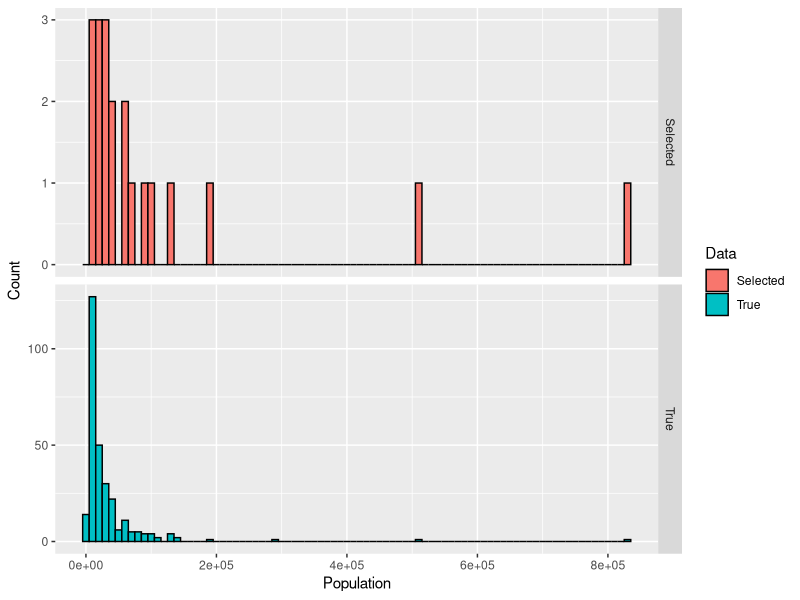
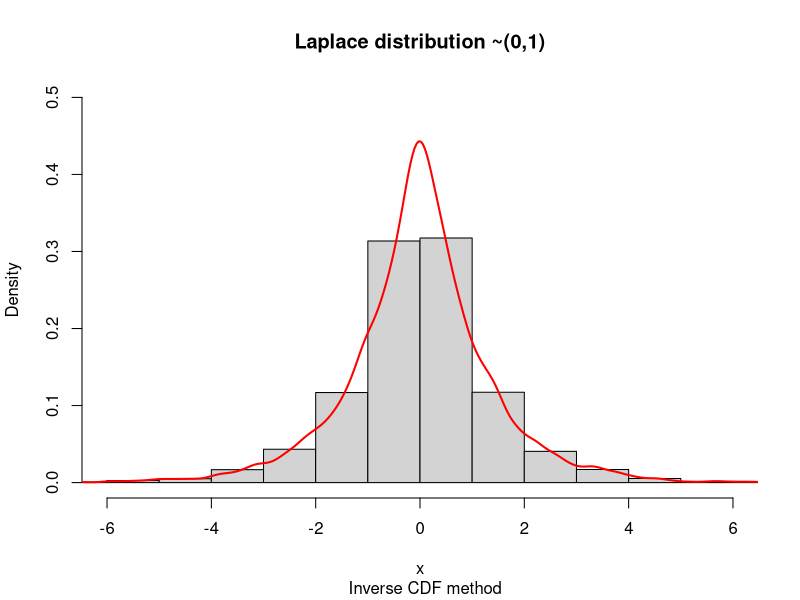
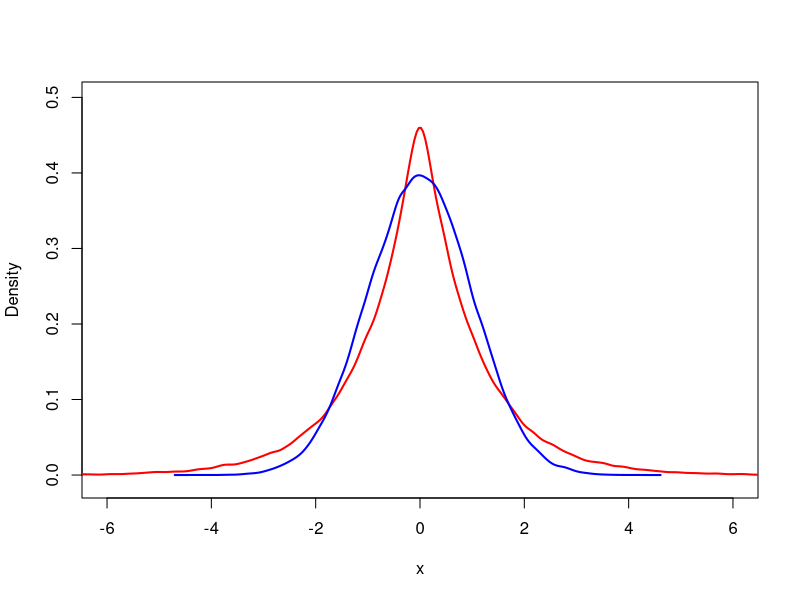
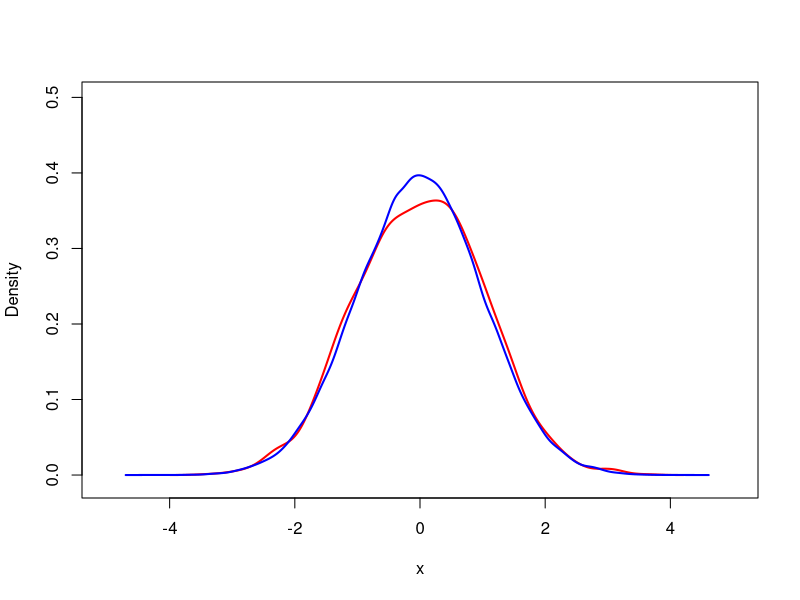
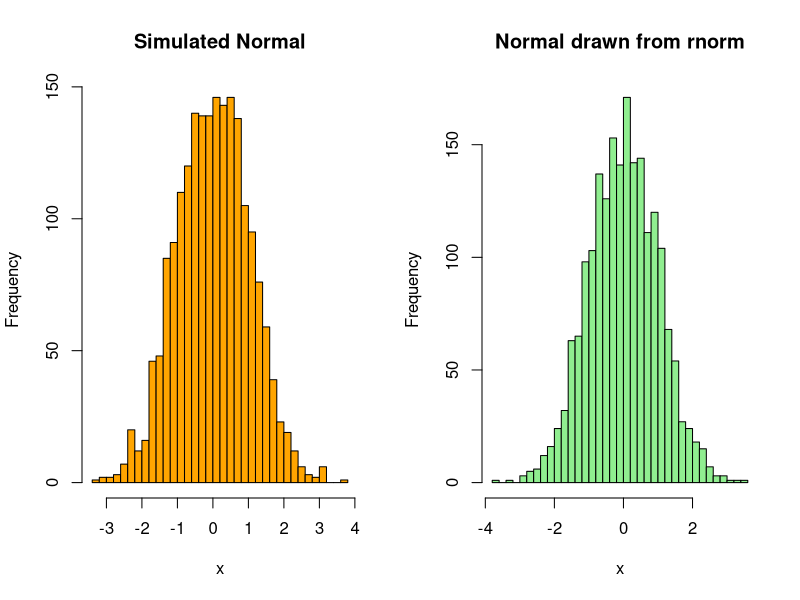

Write R code to recreate these figures, in order.
## ---- chunk 1
knitr::opts_chunk$set(echo = TRUE)
## ---- chunk 2
pop <- read.csv2("../data/population.csv", encoding = "latin1")
## ---- chunk 3
cityUnif <- function(data){
    data$prob <- data$Population / sum(data$Population)
    data$cumprob <- cumsum(data$prob)
    return(which.min(data$cumprob < runif(1)))
}
## ---- chunk 4
n <- 20

rmpop <- pop
selpop <-  data.frame()

set.seed(123456)

for (i in 1:n) {
    popidx <- cityUnif(rmpop)
    selpop <- rbind(selpop, rmpop[popidx,])
    rmpop <- rmpop[-popidx,]
}
## ---- chunk 5
print(paste(as.character(selpop$Municipality),":",selpop$Population))
## ---- chunk 6
library(ggplot2)

true_pop <- data.frame(pop=pop$Population)
picked_pop <- data.frame(pop=selpop$Population)

true_pop$data <- "True"
picked_pop$data <- "Selected"

plot_data <- rbind(true_pop, picked_pop)

ggplot(plot_data, aes(pop, fill=data)) +
    geom_histogram(color="black", binwidth=10000) +
    facet_grid(data ~ ., scales="free_y") +
    xlab("Population") + ylab("Count") +
    labs(fill="Data")
## ---- chunk 7
invLap <- function(){
    rng <- runif(1)

    if(rng > 0.5) {
        return(-log(2 - 2 * rng) )
    } else {
        return(log(2 * rng))
    }
}
## ---- chunk 8
plotdata <- sapply(1:10000,FUN = function(x) invLap())

hist(plotdata, prob = TRUE, ylim = c(0,0.5), xlim = c(-6,6),
     xlab = "x", main = "Laplace distribution ~(0,1)",
     sub = "  Inverse CDF method", breaks = 20)
lines(density(plotdata), col = "red", lwd = 2)
## ---- chunk 9
DE01 <- function(x) {
    (1 / 2) * exp(-abs(x))
}

ar <- function(c) {
  rej <- 0

  generated <- FALSE
  x <- c()

  while(!generated){
      y <- invLap() # Y ~ f_y
      u <- runif(1) # U(0,1)

      fx <- dnorm(y, mean = 0, sd = 1) # fx(y)
      fy <- DE01(y) #f_y

      if(u < fx / (c * fy)){
          return(c(y, rej))  #alt. set x <- y and generated = TRUE, to end the loop
      }

      rej <- rej + 1
  }
}
## ---- chunk 10
set.seed(123456)
n <- 100000
lap <- sapply(1:n,FUN = function(x) invLap())
nor <- rnorm(n, 0, 1)

plot(x = 0, y = 0, col ="white", xlim = c(-6,6),
     ylim = c(-0.01, 0.5), xlab = "x",
     ylab = "Density" )
lines(density(lap), col = "red", lwd = 2)
lines(density(nor), col = "blue", lwd = 2)
## ---- chunk 11
ARsim <- data.frame(rn = 1, rej = 1)
c <- 1.32

for(i in 1:2000){
    ARsim[i,] <- ar(c=c)
}
## ---- chunk 12
plot(x = 0, y = 0, col ="white", xlim = c(-5,5),
     ylim = c(-0.01,0.5), xlab = "x", ylab = "Density" )
lines(density(ARsim$rn), col="red", lwd=2)
lines(density(nor), col="blue", lwd=2)
## ---- chunk 13
par(mfrow = c(1,2))
hist(ARsim$rn, main = "Simulated Normal", xlab = "x",
     col = "orange",  breaks = 30)

set.seed(123456)
hist(rnorm(2000,0,1), main = "Normal drawn from rnorm", xlab = "x",
     col = "lightgreen", breaks = 30 )
## ---- chunk 14
par(mfrow = c(1,1))
## ---- chunk 15
options(digits=3)
